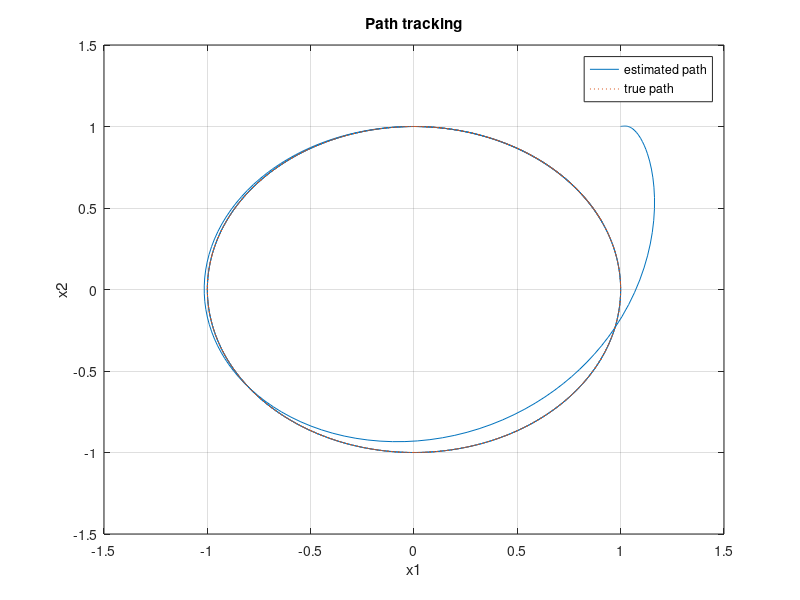
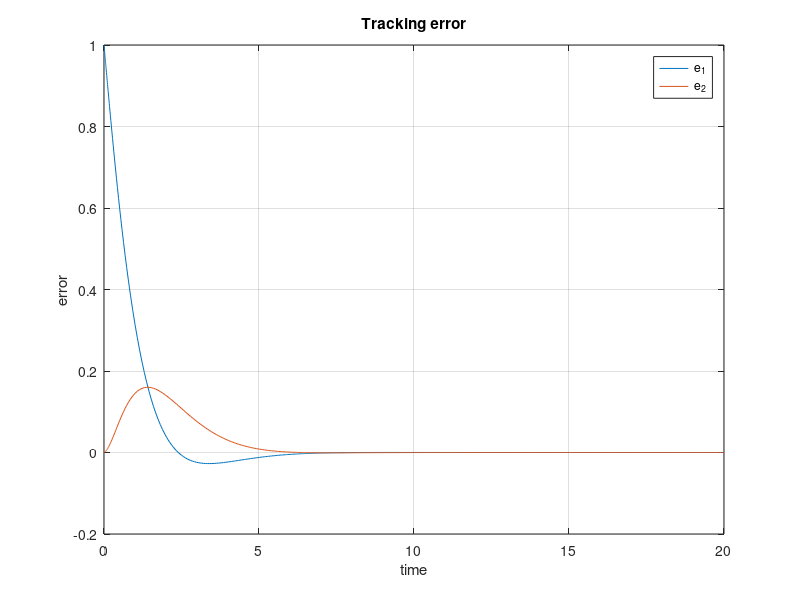

These figures' MATLAB source, in order:
clear all; clc; close all;

y1t  = @(t)sin(t);
y2t  = @(t)cos(t);
y1tp = @(t)cos(t);
y2tp = @(t)-sin(t);
y1tb = @(t)-sin(t);
y2tb = @(t)-cos(t);
y1tt = @(t)-cos(t);
y2tt = @(t)sin(t);
traj = {y1t y2t y1tp y2tp y1tb y2tb y1tt y2tt};

function xdot = ODE(t, x, params, ref)
    % Function based on the psuedocode of Arcuri, et al.
    [x1, x2, theta, phi, u1, w] = deal(x(1),x(2),x(3),x(4),x(5),x(6));
    [L, k0, k1, k2] = deal(params(1),params(2),params(3),params(4));
    [x1ref, x2ref, x1pref, x2pref, x1bref, x2bref, x1tref, x2tref] = ref{:};

    x1dot = u1*cos(theta);
    x2dot = u1*sin(theta);
    thetadot = u1/L*tan(phi);
    u1dot = w;

    x1ddot = u1dot*cos(theta) - u1*thetadot*sin(theta);
    x2ddot = u1dot*sin(theta) + u1*thetadot*cos(theta);

    e1 = x1-x1ref(t);          e2 = x2-x2ref(t);
    e1p = x1dot-x1pref(t);     e2p = x2dot-x2pref(t);
    e1b = x1ddot-x1bref(t);    e2b = x2ddot-x2bref(t);

    a1 = x1tref(t) - k2*e1b - k1*e1p - k0*e1;
    a2 = x2tref(t) - k2*e2b - k1*e2p - k0*e2;

    C1 = -3*w*u1/L*tan(phi)*sin(theta) - u1^3/L*tan(phi)^2*cos(theta);
    C2 = 3*w*u1/L*tan(phi)*cos(theta) - u1^3/L*tan(phi)^2*sin(theta);

    k = u1^2/L*sec(phi)^2;
    k = max([k 1e-3]);
    
    v1 = (a1-C1)*cos(theta) + (a2-C2)*sin(theta);
    v2 = ((a2-C2)*cos(theta) - (a1-C1)*sin(theta))/k ;

    wdot = v1;
    phidot = v2;
    xdot = [x1dot; x2dot; thetadot; phidot; u1dot; wdot];
end

function testTrack(ref)
    tspan = [0 20];
    params = [1.0 3.0 6.0 4.5];
    y0 = [1 1 0.2 0.05 0.15 0];
    
    [t, X] = ode45(@(t,y)ODE(t,y,params,ref), tspan, y0);
    
    e1 = X(:,1)-ref{1}(t);
    e2 = X(:,2)-ref{2}(t);
    
    f1 = figure;
    plot(X(:,1), X(:,2),ref{1}(t),ref{2}(t),':')
    grid on
    xlabel('x1')
    ylabel('x2')
    legend('estimated path', 'true path')
    title('Path tracking')
    f2 = figure;
    plot(t,e1)
    hold on
    plot(t,e2)
    grid on
    xlabel('time')
    ylabel('error')
    legend('e_1', 'e_2')
    title('Tracking error')
    hold off
end

testTrack(traj)
